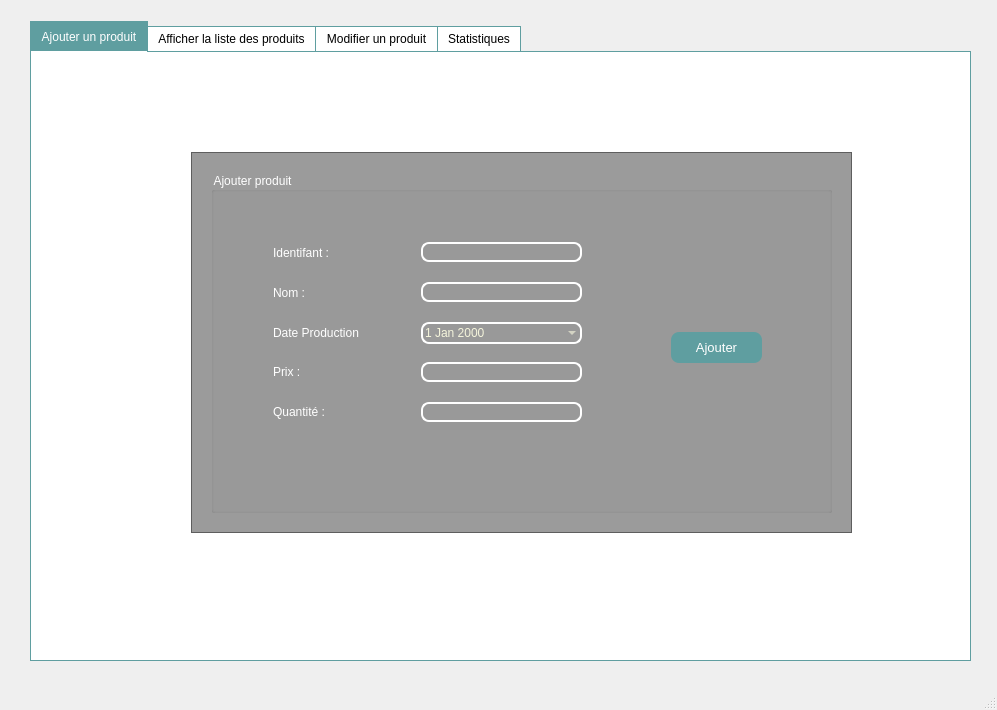
<?xml version="1.0" encoding="UTF-8"?>
<ui version="4.0">
 <class>MainWindow</class>
 <widget class="QMainWindow" name="MainWindow">
  <property name="geometry">
   <rect>
    <x>0</x>
    <y>0</y>
    <width>997</width>
    <height>710</height>
   </rect>
  </property>
  <property name="maximumSize">
   <size>
    <width>1024</width>
    <height>840</height>
   </size>
  </property>
  <property name="windowTitle">
   <string>MainWindow</string>
  </property>
  <widget class="QWidget" name="centralwidget">
   <widget class="QTabWidget" name="tabWidget">
    <property name="geometry">
     <rect>
      <x>30</x>
      <y>20</y>
      <width>941</width>
      <height>641</height>
     </rect>
    </property>
    <property name="styleSheet">
     <string notr="true">QTabWidget::pane {
    border: 1px solid #5F9EA0;
    background: white;
}

QTabWidget::tab-bar:top {
    top: 1px;
}

QTabWidget::tab-bar:bottom {
    bottom: 1px;
}

QTabWidget::tab-bar:left {
    right: 1px;
}

QTabWidget::tab-bar:right {
    left: 1px;
}

QTabBar::tab {
    border: 1px solid #5F9EA0;
}

QTabBar::tab:selected {
    background:#5F9EA0;
    color:white;
}

QTabBar::tab:!selected {
    background: white;
}

QTabBar::tab:!selected:hover {
    background: #F0F8FF;
}

QTabBar::tab:top:!selected {
    margin-top: 5px;
}

QTabBar::tab:bottom:!selected {
    margin-bottom: 5px;
}

QTabBar::tab:top, QTabBar::tab:bottom {
    min-width: 8px;
    margin-right: -1px;
    padding: 5px 10px 5px 10px;
}

QTabBar::tab:top:selected {
    border-bottom-color: none;
}

QTabBar::tab:bottom:selected {
    border-top-color: none;
}

QTabBar::tab:top:last, QTabBar::tab:bottom:last,
QTabBar::tab:top:only-one, QTabBar::tab:bottom:only-one {
    margin-right: 0;
}

QTabBar::tab:left:!selected {
    margin-right: px;
}

QTabBar::tab:right:!selected {
    margin-left: 3px;
}

QTabBar::tab:left, QTabBar::tab:right {
    min-height: 8ex;
    margin-bottom: -1px;
    padding: 10px 5px 10px 5px;
}

QTabBar::tab:left:selected {
    border-left-color: none;
}

QTabBar::tab:right:selected {
    border-right-color: none;
}

QTabBar::tab:left:last, QTabBar::tab:right:last,
QTabBar::tab:left:only-one, QTabBar::tab:right:only-one {
    margin-bottom: 0;
}</string>
    </property>
    <property name="currentIndex">
     <number>0</number>
    </property>
    <widget class="QWidget" name="tab_2">
     <attribute name="title">
      <string>Ajouter un produit</string>
     </attribute>
     <widget class="QLabel" name="label_11">
      <property name="geometry">
       <rect>
        <x>0</x>
        <y>-90</y>
        <width>1024</width>
        <height>881</height>
       </rect>
      </property>
      <property name="text">
       <string/>
      </property>
      <property name="pixmap">
       <pixmap>../../../../Downloads/djjjj.jpg</pixmap>
      </property>
     </widget>
     <widget class="QFrame" name="frame_23">
      <property name="geometry">
       <rect>
        <x>160</x>
        <y>100</y>
        <width>661</width>
        <height>381</height>
       </rect>
      </property>
      <property name="styleSheet">
       <string notr="true">QFrame
{background : black;
background:rgba(0,0,0,100);}</string>
      </property>
      <property name="frameShape">
       <enum>QFrame::StyledPanel</enum>
      </property>
      <property name="frameShadow">
       <enum>QFrame::Raised</enum>
      </property>
      <widget class="QGroupBox" name="groupBox_23">
       <property name="geometry">
        <rect>
         <x>20</x>
         <y>20</y>
         <width>621</width>
         <height>341</height>
        </rect>
       </property>
       <property name="styleSheet">
        <string notr="true">QGroupBox{color:white;}</string>
       </property>
       <property name="title">
        <string>Ajouter produit</string>
       </property>
       <widget class="QLineEdit" name="l_id">
        <property name="geometry">
         <rect>
          <x>210</x>
          <y>70</y>
          <width>161</width>
          <height>20</height>
         </rect>
        </property>
        <property name="styleSheet">
         <string notr="true">QLineEdit
 { background-color: transparent;
  color: #F5F5DC
;
  border: 1.5px solid white; 
border-radius: 8px;
}</string>
        </property>
        <property name="text">
         <string/>
        </property>
       </widget>
       <widget class="QLineEdit" name="lineEdit_100">
        <property name="geometry">
         <rect>
          <x>60</x>
          <y>70</y>
          <width>111</width>
          <height>21</height>
         </rect>
        </property>
        <property name="cursor">
         <cursorShape>ArrowCursor</cursorShape>
        </property>
        <property name="styleSheet">
         <string notr="true">QLineEdit {background:transparent;
border:none;
color:white;
font-size: 12px;
}</string>
        </property>
        <property name="text">
         <string>Identifant : </string>
        </property>
       </widget>
       <widget class="QLineEdit" name="lineEdit_101">
        <property name="geometry">
         <rect>
          <x>60</x>
          <y>230</y>
          <width>113</width>
          <height>20</height>
         </rect>
        </property>
        <property name="styleSheet">
         <string notr="true">QLineEdit {background:transparent;
border:none;
color:white;
font-size: 12px;
}</string>
        </property>
        <property name="text">
         <string>Quantité : </string>
        </property>
       </widget>
       <widget class="QLineEdit" name="l_nom">
        <property name="geometry">
         <rect>
          <x>210</x>
          <y>110</y>
          <width>161</width>
          <height>20</height>
         </rect>
        </property>
        <property name="styleSheet">
         <string notr="true">QLineEdit
 { background-color: transparent;
  color: #F5F5DC
;
  border: 1.5px solid white; 
border-radius: 8px;
}</string>
        </property>
       </widget>
       <widget class="QLineEdit" name="l_prix">
        <property name="geometry">
         <rect>
          <x>210</x>
          <y>190</y>
          <width>161</width>
          <height>20</height>
         </rect>
        </property>
        <property name="styleSheet">
         <string notr="true">QLineEdit
 { background-color: transparent;
  color: #F5F5DC
;
  border: 1.5px solid white; 
border-radius: 8px;
}</string>
        </property>
       </widget>
       <widget class="QLineEdit" name="lineEdit_110">
        <property name="geometry">
         <rect>
          <x>60</x>
          <y>110</y>
          <width>111</width>
          <height>21</height>
         </rect>
        </property>
        <property name="styleSheet">
         <string notr="true">QLineEdit {background:transparent;
border:none;
color:white;
font-size: 12px;
}</string>
        </property>
        <property name="text">
         <string>Nom :</string>
        </property>
       </widget>
       <widget class="QLineEdit" name="lineEdit_111">
        <property name="geometry">
         <rect>
          <x>60</x>
          <y>190</y>
          <width>113</width>
          <height>20</height>
         </rect>
        </property>
        <property name="styleSheet">
         <string notr="true">QLineEdit {background:transparent;
border:none;
color:white;
font-size: 12px;
}
</string>
        </property>
        <property name="text">
         <string>Prix :</string>
        </property>
       </widget>
       <widget class="QLineEdit" name="l_quantite">
        <property name="geometry">
         <rect>
          <x>210</x>
          <y>230</y>
          <width>161</width>
          <height>20</height>
         </rect>
        </property>
        <property name="styleSheet">
         <string notr="true">QLineEdit
 { background-color: transparent;
  color: #F5F5DC
;
  border: 1.5px solid white; 
border-radius: 8px;
}</string>
        </property>
       </widget>
       <widget class="QPushButton" name="pb_ajouter">
        <property name="geometry">
         <rect>
          <x>460</x>
          <y>160</y>
          <width>91</width>
          <height>31</height>
         </rect>
        </property>
        <property name="styleSheet">
         <string notr="true">QPushButton{border-radius: 8px;
background :#5F9EA0
;
color: white;
font-size:13px;
}</string>
        </property>
        <property name="text">
         <string>Ajouter</string>
        </property>
       </widget>
       <widget class="QLineEdit" name="lineEdit_112">
        <property name="geometry">
         <rect>
          <x>60</x>
          <y>150</y>
          <width>111</width>
          <height>21</height>
         </rect>
        </property>
        <property name="styleSheet">
         <string notr="true">QLineEdit {background:transparent;
border:none;
color:white;
font-size: 12px;
}</string>
        </property>
        <property name="text">
         <string>Date Production</string>
        </property>
       </widget>
       <widget class="QDateEdit" name="l_date">
        <property name="geometry">
         <rect>
          <x>210</x>
          <y>150</y>
          <width>161</width>
          <height>22</height>
         </rect>
        </property>
        <property name="styleSheet">
         <string notr="true">QDateEdit
 { background-color: transparent;
  color: #F5F5DC
;
  border: 1.5px solid white; 
border-radius: 8px;
}
</string>
        </property>
        <property name="showGroupSeparator" stdset="0">
         <bool>false</bool>
        </property>
        <property name="time">
         <time>
          <hour>0</hour>
          <minute>0</minute>
          <second>0</second>
         </time>
        </property>
        <property name="currentSection">
         <enum>QDateTimeEdit::DaySection</enum>
        </property>
        <property name="calendarPopup">
         <bool>true</bool>
        </property>
       </widget>
      </widget>
     </widget>
    </widget>
    <widget class="QWidget" name="tab_4">
     <attribute name="title">
      <string>Afficher la liste des produits</string>
     </attribute>
     <widget class="QLabel" name="label_12">
      <property name="geometry">
       <rect>
        <x>0</x>
        <y>0</y>
        <width>971</width>
        <height>701</height>
       </rect>
      </property>
      <property name="text">
       <string/>
      </property>
      <property name="pixmap">
       <pixmap>../../../../Downloads/djjjj.jpg</pixmap>
      </property>
     </widget>
     <widget class="QFrame" name="frame_24">
      <property name="geometry">
       <rect>
        <x>10</x>
        <y>20</y>
        <width>931</width>
        <height>591</height>
       </rect>
      </property>
      <property name="styleSheet">
       <string notr="true">QFrame
{background : black;
background:rgba(0,0,0,100);}</string>
      </property>
      <property name="frameShape">
       <enum>QFrame::StyledPanel</enum>
      </property>
      <property name="frameShadow">
       <enum>QFrame::Raised</enum>
      </property>
      <widget class="QGroupBox" name="groupBox_24">
       <property name="geometry">
        <rect>
         <x>10</x>
         <y>40</y>
         <width>511</width>
         <height>281</height>
        </rect>
       </property>
       <property name="styleSheet">
        <string notr="true">QGroupBox{color:white;}</string>
       </property>
       <property name="title">
        <string>Liste des produits</string>
       </property>
       <widget class="QTableView" name="tab_produit">
        <property name="geometry">
         <rect>
          <x>10</x>
          <y>40</y>
          <width>491</width>
          <height>231</height>
         </rect>
        </property>
        <property name="styleSheet">
         <string notr="true">QTableView
{color:white;
font: 75 8pt &quot;Arial&quot;;}
</string>
        </property>
       </widget>
      </widget>
      <widget class="QGroupBox" name="groupBox_25">
       <property name="geometry">
        <rect>
         <x>30</x>
         <y>340</y>
         <width>441</width>
         <height>81</height>
        </rect>
       </property>
       <property name="styleSheet">
        <string notr="true">QGroupBox{color:white;}</string>
       </property>
       <property name="title">
        <string>Suppression</string>
       </property>
       <widget class="QLineEdit" name="l_id_sup">
        <property name="geometry">
         <rect>
          <x>130</x>
          <y>40</y>
          <width>161</width>
          <height>20</height>
         </rect>
        </property>
        <property name="styleSheet">
         <string notr="true">QLineEdit
 { background-color: transparent;
  color: #F5F5DC
;
  border: 1.5px solid white; 
border-radius: 8px;
}</string>
        </property>
        <property name="text">
         <string/>
        </property>
       </widget>
       <widget class="QLineEdit" name="lineEdit_121">
        <property name="geometry">
         <rect>
          <x>40</x>
          <y>40</y>
          <width>111</width>
          <height>21</height>
         </rect>
        </property>
        <property name="cursor">
         <cursorShape>ArrowCursor</cursorShape>
        </property>
        <property name="styleSheet">
         <string notr="true">QLineEdit {background:transparent;
border:none;
color:white;
font-size: 12px;
}</string>
        </property>
        <property name="text">
         <string>Identifant : </string>
        </property>
       </widget>
       <widget class="QPushButton" name="pb_supprimer">
        <property name="geometry">
         <rect>
          <x>320</x>
          <y>30</y>
          <width>91</width>
          <height>31</height>
         </rect>
        </property>
        <property name="styleSheet">
         <string notr="true">QPushButton{border-radius: 8px;
background :#5F9EA0
;
color: white;
font-size:13px;
}</string>
        </property>
        <property name="text">
         <string>Supprimer</string>
        </property>
       </widget>
      </widget>
      <widget class="QGroupBox" name="groupBox_7">
       <property name="geometry">
        <rect>
         <x>530</x>
         <y>40</y>
         <width>381</width>
         <height>241</height>
        </rect>
       </property>
       <property name="styleSheet">
        <string notr="true">QGroupBox{color:white;}</string>
       </property>
       <property name="title">
        <string>Tri</string>
       </property>
       <widget class="QRadioButton" name="radioButton_16">
        <property name="geometry">
         <rect>
          <x>30</x>
          <y>20</y>
          <width>83</width>
          <height>18</height>
         </rect>
        </property>
        <property name="styleSheet">
         <string notr="true">QRadioButton{color:white;}</string>
        </property>
        <property name="text">
         <string>Identifiant </string>
        </property>
       </widget>
       <widget class="QRadioButton" name="radioButton_17">
        <property name="geometry">
         <rect>
          <x>130</x>
          <y>20</y>
          <width>83</width>
          <height>18</height>
         </rect>
        </property>
        <property name="styleSheet">
         <string notr="true">QRadioButton{color:white;}</string>
        </property>
        <property name="text">
         <string>Nom</string>
        </property>
       </widget>
       <widget class="QRadioButton" name="radioButton_18">
        <property name="geometry">
         <rect>
          <x>200</x>
          <y>20</y>
          <width>83</width>
          <height>18</height>
         </rect>
        </property>
        <property name="styleSheet">
         <string notr="true">QRadioButton{color:white;}</string>
        </property>
        <property name="text">
         <string>Prix</string>
        </property>
       </widget>
       <widget class="QFrame" name="frame_7">
        <property name="geometry">
         <rect>
          <x>10</x>
          <y>50</y>
          <width>361</width>
          <height>171</height>
         </rect>
        </property>
        <property name="styleSheet">
         <string notr="true">QFrame{background:white;}</string>
        </property>
        <property name="frameShape">
         <enum>QFrame::StyledPanel</enum>
        </property>
        <property name="frameShadow">
         <enum>QFrame::Raised</enum>
        </property>
       </widget>
      </widget>
      <widget class="QGroupBox" name="groupBox_8">
       <property name="geometry">
        <rect>
         <x>530</x>
         <y>300</y>
         <width>381</width>
         <height>271</height>
        </rect>
       </property>
       <property name="styleSheet">
        <string notr="true">QGroupBox{color:white;}</string>
       </property>
       <property name="title">
        <string>Recherche</string>
       </property>
       <widget class="QRadioButton" name="radioButton_19">
        <property name="geometry">
         <rect>
          <x>190</x>
          <y>50</y>
          <width>83</width>
          <height>18</height>
         </rect>
        </property>
        <property name="styleSheet">
         <string notr="true">QRadioButton{color:white;}</string>
        </property>
        <property name="text">
         <string>Identifiant </string>
        </property>
       </widget>
       <widget class="QRadioButton" name="radioButton_20">
        <property name="geometry">
         <rect>
          <x>190</x>
          <y>20</y>
          <width>83</width>
          <height>18</height>
         </rect>
        </property>
        <property name="styleSheet">
         <string notr="true">QRadioButton{color:white;}</string>
        </property>
        <property name="text">
         <string>Nom</string>
        </property>
       </widget>
       <widget class="QFrame" name="frame_8">
        <property name="geometry">
         <rect>
          <x>20</x>
          <y>80</y>
          <width>351</width>
          <height>171</height>
         </rect>
        </property>
        <property name="styleSheet">
         <string notr="true">QFrame{background:white;}</string>
        </property>
        <property name="frameShape">
         <enum>QFrame::StyledPanel</enum>
        </property>
        <property name="frameShadow">
         <enum>QFrame::Raised</enum>
        </property>
       </widget>
       <widget class="QLineEdit" name="lineEdit_122">
        <property name="geometry">
         <rect>
          <x>40</x>
          <y>20</y>
          <width>141</width>
          <height>20</height>
         </rect>
        </property>
        <property name="styleSheet">
         <string notr="true">QLineEdit
 { background-color: transparent;
  color: #F5F5DC
;
  border: 1.5px solid white; 
border-radius: 8px;
}</string>
        </property>
        <property name="text">
         <string/>
        </property>
       </widget>
       <widget class="QLineEdit" name="lineEdit_123">
        <property name="geometry">
         <rect>
          <x>40</x>
          <y>50</y>
          <width>141</width>
          <height>20</height>
         </rect>
        </property>
        <property name="styleSheet">
         <string notr="true">QLineEdit
 { background-color: transparent;
  color: #F5F5DC
;
  border: 1.5px solid white; 
border-radius: 8px;
}</string>
        </property>
        <property name="text">
         <string/>
        </property>
       </widget>
      </widget>
      <widget class="QGroupBox" name="groupBox_26">
       <property name="geometry">
        <rect>
         <x>140</x>
         <y>450</y>
         <width>251</width>
         <height>81</height>
        </rect>
       </property>
       <property name="styleSheet">
        <string notr="true">QGroupBox{color:white;}</string>
       </property>
       <property name="title">
        <string>PDF</string>
       </property>
       <widget class="QPushButton" name="pushButton_5">
        <property name="geometry">
         <rect>
          <x>50</x>
          <y>30</y>
          <width>151</width>
          <height>31</height>
         </rect>
        </property>
        <property name="styleSheet">
         <string notr="true">QPushButton{border-radius: 8px;
background :#5F9EA0
;
color: white;
font-size:13px;
}</string>
        </property>
        <property name="text">
         <string>Exporter un fichier PDF</string>
        </property>
       </widget>
      </widget>
     </widget>
    </widget>
    <widget class="QWidget" name="tab_5">
     <attribute name="title">
      <string>Modifier un produit</string>
     </attribute>
     <widget class="QLabel" name="label_15">
      <property name="geometry">
       <rect>
        <x>0</x>
        <y>0</y>
        <width>971</width>
        <height>711</height>
       </rect>
      </property>
      <property name="text">
       <string/>
      </property>
      <property name="pixmap">
       <pixmap>../../../../Downloads/djjjj.jpg</pixmap>
      </property>
     </widget>
     <widget class="QFrame" name="frame_27">
      <property name="geometry">
       <rect>
        <x>160</x>
        <y>100</y>
        <width>661</width>
        <height>381</height>
       </rect>
      </property>
      <property name="styleSheet">
       <string notr="true">QFrame
{background : black;
background:rgba(0,0,0,100);}</string>
      </property>
      <property name="frameShape">
       <enum>QFrame::StyledPanel</enum>
      </property>
      <property name="frameShadow">
       <enum>QFrame::Raised</enum>
      </property>
      <widget class="QGroupBox" name="groupBox_31">
       <property name="geometry">
        <rect>
         <x>20</x>
         <y>20</y>
         <width>621</width>
         <height>341</height>
        </rect>
       </property>
       <property name="styleSheet">
        <string notr="true">QGroupBox{color:white;}</string>
       </property>
       <property name="title">
        <string>Modifier produit</string>
       </property>
       <widget class="QLineEdit" name="l_idm">
        <property name="geometry">
         <rect>
          <x>260</x>
          <y>60</y>
          <width>181</width>
          <height>20</height>
         </rect>
        </property>
        <property name="styleSheet">
         <string notr="true">QLineEdit
 { background-color: transparent;
  color: #F5F5DC
;
  border: 1.5px solid white; 
border-radius: 8px;
}</string>
        </property>
        <property name="text">
         <string/>
        </property>
       </widget>
       <widget class="QLineEdit" name="lineEdit_116">
        <property name="geometry">
         <rect>
          <x>100</x>
          <y>60</y>
          <width>191</width>
          <height>21</height>
         </rect>
        </property>
        <property name="cursor">
         <cursorShape>ArrowCursor</cursorShape>
        </property>
        <property name="styleSheet">
         <string notr="true">QLineEdit {background:transparent;
border:none;
color:white;
font-size: 12px;
}</string>
        </property>
        <property name="text">
         <string>Saisir l'identifant à modifié : </string>
        </property>
       </widget>
       <widget class="QLineEdit" name="lineEdit_117">
        <property name="geometry">
         <rect>
          <x>60</x>
          <y>260</y>
          <width>113</width>
          <height>20</height>
         </rect>
        </property>
        <property name="styleSheet">
         <string notr="true">QLineEdit {background:transparent;
border:none;
color:white;
font-size: 12px;
}</string>
        </property>
        <property name="text">
         <string>Quantité : </string>
        </property>
       </widget>
       <widget class="QLineEdit" name="l_nomm">
        <property name="geometry">
         <rect>
          <x>210</x>
          <y>140</y>
          <width>161</width>
          <height>20</height>
         </rect>
        </property>
        <property name="styleSheet">
         <string notr="true">QLineEdit
 { background-color: transparent;
  color: #F5F5DC
;
  border: 1.5px solid white; 
border-radius: 8px;
}</string>
        </property>
       </widget>
       <widget class="QLineEdit" name="l_prixm">
        <property name="geometry">
         <rect>
          <x>210</x>
          <y>220</y>
          <width>161</width>
          <height>20</height>
         </rect>
        </property>
        <property name="styleSheet">
         <string notr="true">QLineEdit
 { background-color: transparent;
  color: #F5F5DC
;
  border: 1.5px solid white; 
border-radius: 8px;
}</string>
        </property>
       </widget>
       <widget class="QLineEdit" name="lineEdit_127">
        <property name="geometry">
         <rect>
          <x>60</x>
          <y>140</y>
          <width>111</width>
          <height>21</height>
         </rect>
        </property>
        <property name="styleSheet">
         <string notr="true">QLineEdit {background:transparent;
border:none;
color:white;
font-size: 12px;
}</string>
        </property>
        <property name="text">
         <string>Nom :</string>
        </property>
       </widget>
       <widget class="QLineEdit" name="lineEdit_128">
        <property name="geometry">
         <rect>
          <x>60</x>
          <y>220</y>
          <width>113</width>
          <height>20</height>
         </rect>
        </property>
        <property name="styleSheet">
         <string notr="true">QLineEdit {background:transparent;
border:none;
color:white;
font-size: 12px;
}
</string>
        </property>
        <property name="text">
         <string>Prix :</string>
        </property>
       </widget>
       <widget class="QLineEdit" name="l_quantitem">
        <property name="geometry">
         <rect>
          <x>210</x>
          <y>260</y>
          <width>161</width>
          <height>20</height>
         </rect>
        </property>
        <property name="styleSheet">
         <string notr="true">QLineEdit
 { background-color: transparent;
  color: #F5F5DC
;
  border: 1.5px solid white; 
border-radius: 8px;
}</string>
        </property>
       </widget>
       <widget class="QPushButton" name="pb_modifier">
        <property name="geometry">
         <rect>
          <x>460</x>
          <y>160</y>
          <width>91</width>
          <height>31</height>
         </rect>
        </property>
        <property name="styleSheet">
         <string notr="true">QPushButton{border-radius: 8px;
background :#5F9EA0
;
color: white;
font-size:13px;
}</string>
        </property>
        <property name="text">
         <string>Modifier</string>
        </property>
       </widget>
       <widget class="QLineEdit" name="lineEdit_129">
        <property name="geometry">
         <rect>
          <x>60</x>
          <y>180</y>
          <width>111</width>
          <height>21</height>
         </rect>
        </property>
        <property name="styleSheet">
         <string notr="true">QLineEdit {background:transparent;
border:none;
color:white;
font-size: 12px;
}</string>
        </property>
        <property name="text">
         <string>Date Production</string>
        </property>
       </widget>
       <widget class="QDateEdit" name="l_datem">
        <property name="geometry">
         <rect>
          <x>209</x>
          <y>180</y>
          <width>161</width>
          <height>22</height>
         </rect>
        </property>
        <property name="styleSheet">
         <string notr="true">
QDateEdit
 { background-color: transparent;
  color: #F5F5DC
;
  border: 1.5px solid white; 
border-radius: 8px;
}</string>
        </property>
        <property name="maximumDate">
         <date>
          <year>9999</year>
          <month>1</month>
          <day>1</day>
         </date>
        </property>
        <property name="minimumDate">
         <date>
          <year>2022</year>
          <month>1</month>
          <day>1</day>
         </date>
        </property>
        <property name="calendarPopup">
         <bool>true</bool>
        </property>
       </widget>
      </widget>
     </widget>
    </widget>
    <widget class="QWidget" name="tab_9">
     <attribute name="title">
      <string>Statistiques</string>
     </attribute>
     <widget class="QLabel" name="label_16">
      <property name="geometry">
       <rect>
        <x>0</x>
        <y>0</y>
        <width>961</width>
        <height>701</height>
       </rect>
      </property>
      <property name="text">
       <string/>
      </property>
      <property name="pixmap">
       <pixmap>../../../../Downloads/djjjj.jpg</pixmap>
      </property>
     </widget>
     <widget class="QFrame" name="frame_28">
      <property name="geometry">
       <rect>
        <x>100</x>
        <y>80</y>
        <width>701</width>
        <height>471</height>
       </rect>
      </property>
      <property name="maximumSize">
       <size>
        <width>1024</width>
        <height>840</height>
       </size>
      </property>
      <property name="styleSheet">
       <string notr="true">QFrame
{background : black;
background:rgba(0,0,0,100);}</string>
      </property>
      <property name="frameShape">
       <enum>QFrame::StyledPanel</enum>
      </property>
      <property name="frameShadow">
       <enum>QFrame::Raised</enum>
      </property>
     </widget>
    </widget>
   </widget>
  </widget>
  <widget class="QMenuBar" name="menubar">
   <property name="geometry">
    <rect>
     <x>0</x>
     <y>0</y>
     <width>997</width>
     <height>24</height>
    </rect>
   </property>
  </widget>
  <widget class="QStatusBar" name="statusbar"/>
 </widget>
 <resources/>
 <connections/>
</ui>
